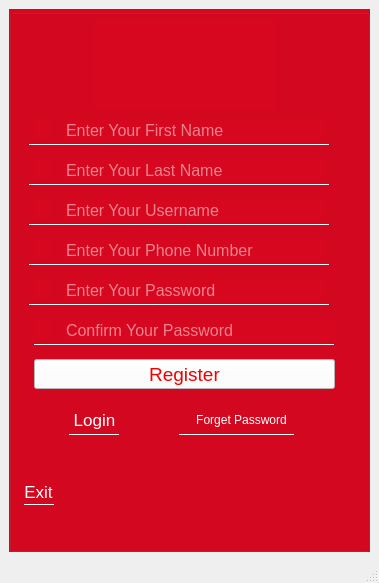
<?xml version="1.0" encoding="UTF-8"?>
<ui version="4.0">
 <class>MainWindow</class>
 <widget class="QMainWindow" name="MainWindow">
  <property name="geometry">
   <rect>
    <x>0</x>
    <y>0</y>
    <width>379</width>
    <height>583</height>
   </rect>
  </property>
  <property name="windowTitle">
   <string>MainWindow</string>
  </property>
  <widget class="QWidget" name="centralwidget">
   <layout class="QVBoxLayout" name="verticalLayout">
    <item>
     <widget class="QGroupBox" name="groupBox">
      <property name="font">
       <font>
        <pointsize>15</pointsize>
        <weight>75</weight>
        <bold>true</bold>
       </font>
      </property>
      <property name="styleSheet">
       <string notr="true">background-color: rgb(214, 7, 31);</string>
      </property>
      <property name="title">
       <string/>
      </property>
      <property name="flat">
       <bool>true</bool>
      </property>
      <widget class="QLabel" name="labelFirstName">
       <property name="geometry">
        <rect>
         <x>25</x>
         <y>110</y>
         <width>16</width>
         <height>20</height>
        </rect>
       </property>
       <property name="font">
        <font>
         <pointsize>15</pointsize>
        </font>
       </property>
       <property name="styleSheet">
        <string notr="true">color: rgb(255, 255, 255);</string>
       </property>
       <property name="text">
        <string/>
       </property>
       <property name="scaledContents">
        <bool>true</bool>
       </property>
      </widget>
      <widget class="QLabel" name="labelLastName">
       <property name="geometry">
        <rect>
         <x>25</x>
         <y>150</y>
         <width>16</width>
         <height>20</height>
        </rect>
       </property>
       <property name="font">
        <font>
         <pointsize>15</pointsize>
        </font>
       </property>
       <property name="styleSheet">
        <string notr="true">color: rgb(255, 255, 255);</string>
       </property>
       <property name="text">
        <string/>
       </property>
       <property name="scaledContents">
        <bool>true</bool>
       </property>
      </widget>
      <widget class="QLineEdit" name="lineEditFirstName">
       <property name="geometry">
        <rect>
         <x>55</x>
         <y>110</y>
         <width>261</width>
         <height>22</height>
        </rect>
       </property>
       <property name="font">
        <font>
         <pointsize>12</pointsize>
         <weight>50</weight>
         <bold>false</bold>
        </font>
       </property>
       <property name="styleSheet">
        <string notr="true">color: rgb(255, 255, 255);</string>
       </property>
       <property name="frame">
        <bool>false</bool>
       </property>
       <property name="placeholderText">
        <string>Enter Your First Name</string>
       </property>
      </widget>
      <widget class="QLineEdit" name="lineEditLastName">
       <property name="geometry">
        <rect>
         <x>55</x>
         <y>150</y>
         <width>261</width>
         <height>22</height>
        </rect>
       </property>
       <property name="font">
        <font>
         <pointsize>12</pointsize>
         <weight>50</weight>
         <bold>false</bold>
        </font>
       </property>
       <property name="styleSheet">
        <string notr="true">color: rgb(255, 255, 255);</string>
       </property>
       <property name="text">
        <string/>
       </property>
       <property name="frame">
        <bool>false</bool>
       </property>
       <property name="echoMode">
        <enum>QLineEdit::Normal</enum>
       </property>
       <property name="placeholderText">
        <string>Enter Your Last Name</string>
       </property>
      </widget>
      <widget class="QLineEdit" name="lineEditUsername">
       <property name="geometry">
        <rect>
         <x>55</x>
         <y>190</y>
         <width>261</width>
         <height>22</height>
        </rect>
       </property>
       <property name="font">
        <font>
         <pointsize>12</pointsize>
         <weight>50</weight>
         <bold>false</bold>
        </font>
       </property>
       <property name="styleSheet">
        <string notr="true">color: rgb(255, 255, 255);</string>
       </property>
       <property name="text">
        <string/>
       </property>
       <property name="frame">
        <bool>false</bool>
       </property>
       <property name="echoMode">
        <enum>QLineEdit::Normal</enum>
       </property>
       <property name="placeholderText">
        <string>Enter Your Username</string>
       </property>
      </widget>
      <widget class="QPushButton" name="pushButtonRegister">
       <property name="geometry">
        <rect>
         <x>25</x>
         <y>350</y>
         <width>301</width>
         <height>30</height>
        </rect>
       </property>
       <property name="font">
        <font>
         <pointsize>14</pointsize>
         <weight>50</weight>
         <bold>false</bold>
        </font>
       </property>
       <property name="styleSheet">
        <string notr="true">background-color: rgb(255, 255, 255);
color: rgb(241, 0, 0);</string>
       </property>
       <property name="text">
        <string>Register</string>
       </property>
      </widget>
      <widget class="QLabel" name="labelLogo">
       <property name="geometry">
        <rect>
         <x>85</x>
         <y>10</y>
         <width>181</width>
         <height>91</height>
        </rect>
       </property>
       <property name="text">
        <string/>
       </property>
       <property name="scaledContents">
        <bool>true</bool>
       </property>
      </widget>
      <widget class="QLabel" name="labelUsername">
       <property name="geometry">
        <rect>
         <x>25</x>
         <y>190</y>
         <width>16</width>
         <height>20</height>
        </rect>
       </property>
       <property name="font">
        <font>
         <pointsize>15</pointsize>
        </font>
       </property>
       <property name="styleSheet">
        <string notr="true">color: rgb(255, 255, 255);</string>
       </property>
       <property name="text">
        <string/>
       </property>
       <property name="scaledContents">
        <bool>true</bool>
       </property>
      </widget>
      <widget class="QLabel" name="labelPassword">
       <property name="geometry">
        <rect>
         <x>25</x>
         <y>270</y>
         <width>16</width>
         <height>20</height>
        </rect>
       </property>
       <property name="font">
        <font>
         <pointsize>15</pointsize>
        </font>
       </property>
       <property name="styleSheet">
        <string notr="true">color: rgb(255, 255, 255);</string>
       </property>
       <property name="text">
        <string/>
       </property>
       <property name="scaledContents">
        <bool>true</bool>
       </property>
      </widget>
      <widget class="QLineEdit" name="lineEditPassword">
       <property name="geometry">
        <rect>
         <x>55</x>
         <y>270</y>
         <width>261</width>
         <height>22</height>
        </rect>
       </property>
       <property name="font">
        <font>
         <pointsize>12</pointsize>
        </font>
       </property>
       <property name="styleSheet">
        <string notr="true">color: rgb(255, 255, 255);</string>
       </property>
       <property name="text">
        <string/>
       </property>
       <property name="frame">
        <bool>false</bool>
       </property>
       <property name="echoMode">
        <enum>QLineEdit::Password</enum>
       </property>
       <property name="placeholderText">
        <string>Enter Your Password</string>
       </property>
      </widget>
      <widget class="QLabel" name="labelConfirm">
       <property name="geometry">
        <rect>
         <x>25</x>
         <y>310</y>
         <width>16</width>
         <height>20</height>
        </rect>
       </property>
       <property name="font">
        <font>
         <pointsize>15</pointsize>
        </font>
       </property>
       <property name="styleSheet">
        <string notr="true">color: rgb(255, 255, 255);</string>
       </property>
       <property name="text">
        <string/>
       </property>
       <property name="scaledContents">
        <bool>true</bool>
       </property>
      </widget>
      <widget class="QLineEdit" name="lineEditConfirm">
       <property name="geometry">
        <rect>
         <x>55</x>
         <y>310</y>
         <width>271</width>
         <height>22</height>
        </rect>
       </property>
       <property name="font">
        <font>
         <pointsize>12</pointsize>
        </font>
       </property>
       <property name="styleSheet">
        <string notr="true">color: rgb(255, 255, 255);</string>
       </property>
       <property name="text">
        <string/>
       </property>
       <property name="frame">
        <bool>false</bool>
       </property>
       <property name="echoMode">
        <enum>QLineEdit::Password</enum>
       </property>
       <property name="placeholderText">
        <string>Confirm Your Password</string>
       </property>
      </widget>
      <widget class="QPushButton" name="pushButtonLogin">
       <property name="geometry">
        <rect>
         <x>45</x>
         <y>400</y>
         <width>81</width>
         <height>21</height>
        </rect>
       </property>
       <property name="font">
        <font>
         <pointsize>13</pointsize>
        </font>
       </property>
       <property name="styleSheet">
        <string notr="true">color: rgb(255, 255, 255);</string>
       </property>
       <property name="text">
        <string>Login</string>
       </property>
       <property name="flat">
        <bool>true</bool>
       </property>
      </widget>
      <widget class="Line" name="lineExit">
       <property name="geometry">
        <rect>
         <x>15</x>
         <y>495</y>
         <width>30</width>
         <height>1</height>
        </rect>
       </property>
       <property name="styleSheet">
        <string notr="true">background-color: rgb(255, 255, 255);</string>
       </property>
       <property name="orientation">
        <enum>Qt::Horizontal</enum>
       </property>
      </widget>
      <widget class="QLabel" name="labelPhone">
       <property name="geometry">
        <rect>
         <x>25</x>
         <y>230</y>
         <width>16</width>
         <height>20</height>
        </rect>
       </property>
       <property name="font">
        <font>
         <pointsize>15</pointsize>
        </font>
       </property>
       <property name="styleSheet">
        <string notr="true">color: rgb(255, 255, 255);</string>
       </property>
       <property name="text">
        <string/>
       </property>
       <property name="scaledContents">
        <bool>true</bool>
       </property>
      </widget>
      <widget class="QLineEdit" name="lineEditPhone">
       <property name="geometry">
        <rect>
         <x>55</x>
         <y>230</y>
         <width>261</width>
         <height>22</height>
        </rect>
       </property>
       <property name="font">
        <font>
         <pointsize>12</pointsize>
        </font>
       </property>
       <property name="styleSheet">
        <string notr="true">color: rgb(255, 255, 255);</string>
       </property>
       <property name="frame">
        <bool>false</bool>
       </property>
       <property name="placeholderText">
        <string>Enter Your Phone Number</string>
       </property>
      </widget>
      <widget class="QPushButton" name="pushButtonExit">
       <property name="geometry">
        <rect>
         <x>-1</x>
         <y>470</y>
         <width>61</width>
         <height>25</height>
        </rect>
       </property>
       <property name="font">
        <font>
         <pointsize>13</pointsize>
        </font>
       </property>
       <property name="styleSheet">
        <string notr="true">color: rgb(255, 255, 255);</string>
       </property>
       <property name="text">
        <string>Exit</string>
       </property>
       <property name="flat">
        <bool>true</bool>
       </property>
      </widget>
      <widget class="Line" name="lineFirst">
       <property name="geometry">
        <rect>
         <x>20</x>
         <y>135</y>
         <width>300</width>
         <height>1</height>
        </rect>
       </property>
       <property name="styleSheet">
        <string notr="true">background-color: rgb(255, 255, 255);</string>
       </property>
       <property name="orientation">
        <enum>Qt::Horizontal</enum>
       </property>
      </widget>
      <widget class="Line" name="lineLast">
       <property name="geometry">
        <rect>
         <x>20</x>
         <y>175</y>
         <width>300</width>
         <height>1</height>
        </rect>
       </property>
       <property name="styleSheet">
        <string notr="true">background-color: rgb(255, 255, 255);</string>
       </property>
       <property name="orientation">
        <enum>Qt::Horizontal</enum>
       </property>
      </widget>
      <widget class="Line" name="lineUsername">
       <property name="geometry">
        <rect>
         <x>20</x>
         <y>215</y>
         <width>300</width>
         <height>1</height>
        </rect>
       </property>
       <property name="styleSheet">
        <string notr="true">background-color: rgb(255, 255, 255);</string>
       </property>
       <property name="orientation">
        <enum>Qt::Horizontal</enum>
       </property>
      </widget>
      <widget class="Line" name="linePhone">
       <property name="geometry">
        <rect>
         <x>20</x>
         <y>255</y>
         <width>300</width>
         <height>1</height>
        </rect>
       </property>
       <property name="styleSheet">
        <string notr="true">background-color: rgb(255, 255, 255);</string>
       </property>
       <property name="orientation">
        <enum>Qt::Horizontal</enum>
       </property>
      </widget>
      <widget class="Line" name="linePassword">
       <property name="geometry">
        <rect>
         <x>20</x>
         <y>295</y>
         <width>300</width>
         <height>1</height>
        </rect>
       </property>
       <property name="styleSheet">
        <string notr="true">background-color: rgb(255, 255, 255);</string>
       </property>
       <property name="orientation">
        <enum>Qt::Horizontal</enum>
       </property>
      </widget>
      <widget class="Line" name="lineConfirm">
       <property name="geometry">
        <rect>
         <x>25</x>
         <y>335</y>
         <width>300</width>
         <height>1</height>
        </rect>
       </property>
       <property name="styleSheet">
        <string notr="true">background-color: rgb(255, 255, 255);</string>
       </property>
       <property name="orientation">
        <enum>Qt::Horizontal</enum>
       </property>
      </widget>
      <widget class="Line" name="lineLogin">
       <property name="geometry">
        <rect>
         <x>60</x>
         <y>425</y>
         <width>50</width>
         <height>1</height>
        </rect>
       </property>
       <property name="styleSheet">
        <string notr="true">background-color: rgb(255, 255, 255);</string>
       </property>
       <property name="orientation">
        <enum>Qt::Horizontal</enum>
       </property>
      </widget>
      <widget class="QPushButton" name="pushButtonForget">
       <property name="geometry">
        <rect>
         <x>162</x>
         <y>400</y>
         <width>141</width>
         <height>21</height>
        </rect>
       </property>
       <property name="styleSheet">
        <string notr="true">color: rgb(255, 255, 255);</string>
       </property>
       <property name="text">
        <string>Forget Password</string>
       </property>
       <property name="flat">
        <bool>true</bool>
       </property>
      </widget>
      <widget class="Line" name="lineForget">
       <property name="geometry">
        <rect>
         <x>170</x>
         <y>425</y>
         <width>115</width>
         <height>1</height>
        </rect>
       </property>
       <property name="styleSheet">
        <string notr="true">background-color: rgb(255, 255, 255);</string>
       </property>
       <property name="orientation">
        <enum>Qt::Horizontal</enum>
       </property>
      </widget>
     </widget>
    </item>
   </layout>
  </widget>
  <widget class="QMenuBar" name="menubar">
   <property name="geometry">
    <rect>
     <x>0</x>
     <y>0</y>
     <width>379</width>
     <height>24</height>
    </rect>
   </property>
  </widget>
  <widget class="QStatusBar" name="statusbar"/>
 </widget>
 <resources/>
 <connections/>
</ui>
